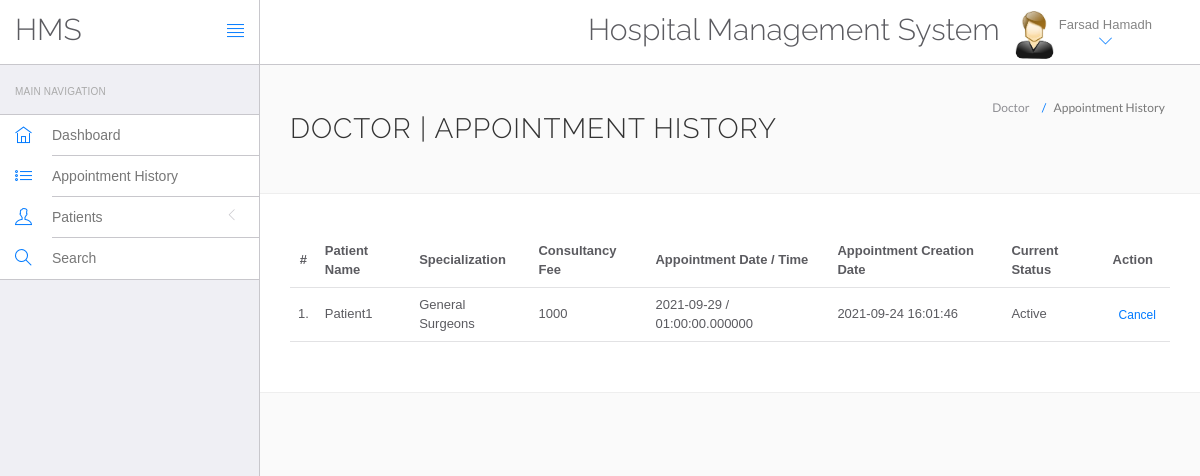
/WEB app development/System/Wintan Hospital Web Application/hms/doctor/appointment-history.php (signed in), run on the app's committed database.
### tables this page shows
CREATE TABLE `doctors` (
  `id` int(11) NOT NULL,
  `specilization` varchar(255) NOT NULL,
  `doctorName` varchar(255) NOT NULL,
  `address` longtext NOT NULL,
  `docFees` varchar(255) NOT NULL,
  `contactno` int(10) NOT NULL,
  `docEmail` varchar(255) NOT NULL,
  `password` varchar(255) NOT NULL,
  `creationDate` timestamp NOT NULL DEFAULT current_timestamp(),
  `updationDate` timestamp NOT NULL DEFAULT current_timestamp() ON UPDATE current_timestamp()
);

CREATE TABLE `appointment` (
  `id` int(11) NOT NULL,
  `doctorSpecialization` varchar(255) NOT NULL,
  `doctorId` int(11) NOT NULL,
  `userId` int(11) NOT NULL,
  `consultancyFees` int(11) NOT NULL,
  `appointmentDate` date NOT NULL,
  `appointmentTime` time(6) NOT NULL,
  `postingDate` timestamp NOT NULL DEFAULT current_timestamp(),
  `userStatus` int(11) NOT NULL,
  `doctorStatus` int(11) NOT NULL,
  `updationDate` timestamp NOT NULL DEFAULT current_timestamp() ON UPDATE current_timestamp()
);

CREATE TABLE `users` (
  `id` int(11) NOT NULL,
  `fullName` varchar(255) NOT NULL,
  `address` longtext NOT NULL,
  `city` varchar(255) NOT NULL,
  `gender` varchar(7) NOT NULL,
  `email` varchar(255) NOT NULL,
  `password` varchar(255) NOT NULL,
  `regDate` timestamp NOT NULL DEFAULT current_timestamp(),
  `updationDate` timestamp NOT NULL DEFAULT current_timestamp() ON UPDATE current_timestamp()
);

### WEB app development/System/Wintan Hospital Web Application/hms/doctor/appointment-history.php (the view, shortened to what this page needs)
<?php
include('include/config.php');
?>
<!DOCTYPE html>
<html lang="en">
	<head>
		<link rel="stylesheet" href="vendor/bootstrap/css/bootstrap.min.css">
		<link rel="stylesheet" href="vendor/fontawesome/css/font-awesome.min.css">
		<link rel="stylesheet" href="vendor/themify-icons/themify-icons.min.css">
		<link href="vendor/animate.css/animate.min.css" rel="stylesheet" media="screen">
		<link href="vendor/perfect-scrollbar/perfect-scrollbar.min.css" rel="stylesheet" media="screen">
		<link href="vendor/switchery/switchery.min.css" rel="stylesheet" media="screen">
		<link href="vendor/bootstrap-touchspin/jquery.bootstrap-touchspin.min.css" rel="stylesheet" media="screen">
		<link href="vendor/select2/select2.min.css" rel="stylesheet" media="screen">
		<link href="vendor/bootstrap-datepicker/bootstrap-datepicker3.standalone.min.css" rel="stylesheet" media="screen">
		<link href="vendor/bootstrap-timepicker/bootstrap-timepicker.min.css" rel="stylesheet" media="screen">
		<link rel="stylesheet" href="assets/css/styles.css">
		<link rel="stylesheet" href="assets/css/plugins.css">
		<link rel="stylesheet" href="assets/css/themes/theme-1.css" id="skin_color" />
	</head>
	<body>
		<div id="app">
<?php include('include/sidebar.php');?>
			<div class="app-content">
					<?php include('include/header.php');?>
				<div class="main-content" >
					<div class="wrap-content container" id="container">
						<section id="page-title">
							<div class="row">
								<div class="col-sm-8">
									<h1 class="mainTitle">Doctor  | Appointment History</h1>
																	</div>
								<ol class="breadcrumb">
									<li>
										<span>Doctor </span>
									</li>
									<li class="active">
										<span>Appointment History</span>
									</li>
								</ol>
							</div>
						</section>
						<div class="container-fluid container-fullw bg-white">
									<div class="row">
								<div class="col-md-12">
									<table class="table table-hover" id="sample-table-1">
										<thead>
											<tr>
												<th class="center">#</th>
												<th class="hidden-xs">Patient  Name</th>
												<th>Specialization</th>
												<th>Consultancy Fee</th>
												<th>Appointment Date / Time </th>
												<th>Appointment Creation Date  </th>
												<th>Current Status</th>
												<th>Action</th>
											</tr>
										</thead>
										<tbody>
<?php
$sql=mysqli_query($con,"select users.fullName as fname,appointment.*  from appointment join users on users.id=appointment.userId where appointment.doctorId='".$_SESSION['id']."'");
$cnt=1;
while($row=mysqli_fetch_array($sql))
{
?>
											<tr>
												<td class="center"><?php echo $cnt;?>.</td>
												<td class="hidden-xs"><?php echo $row['fname'];?></td>
												<td><?php echo $row['doctorSpecialization'];?></td>
												<td><?php echo $row['consultancyFees'];?></td>
												<td><?php echo $row['appointmentDate'];?> / <?php echo
												 $row['appointmentTime'];?>
												</td>
												<td><?php echo $row['postingDate'];?></td>
												<td>
<?php if(($row['userStatus']==1) && ($row['doctorStatus']==1))
{
	echo "Active";
}
												?></td>
												<td >
												<div class="visible-md visible-lg hidden-sm hidden-xs">
							<?php if(($row['userStatus']==1) && ($row['doctorStatus']==1))
{ ?>
	<a href="appointment-history.php?id=<?php echo $row['id']?>&cancel=update" onClick="return confirm('Are you sure you want to cancel this appointment ?')"class="btn btn-transparent btn-xs tooltips" title="Cancel Appointment" tooltip-placement="top" tooltip="Remove">Cancel</a>
	<?php } else {
		echo "Canceled";
		} ?>
												</div>
												</td>
											</tr>
											<?php
$cnt=$cnt+1;
											 }?>
										</tbody>
									</table>
								</div>
							</div>
								</div>
					</div>
				</div>
			</div>
		</div>
	</body>
</html>

### WEB app development/System/Wintan Hospital Web Application/hms/doctor/include/header.php (shortened to what this page needs)
<header class="navbar navbar-default navbar-static-top">
					<div class="navbar-header">
						<a class="navbar-brand" href="#">
							<h2 style="padding-top:20% ">HMS</h2>
						</a>
						<a href="#" class="sidebar-toggler pull-right visible-md visible-lg" data-toggle-class="app-sidebar-closed" data-toggle-target="#app">
							<i class="ti-align-justify"></i>
						</a>
					</div>
					<div class="navbar-collapse collapse">
						<ul class="nav navbar-right">
								<li  style="padding-top:2% ">
								<h2>Hospital Management System</h2>
							</li>
							<li class="dropdown current-user">
								<a href class="dropdown-toggle" data-toggle="dropdown">
									<img src="assets/images/images.jpg" > <span class="username">
									<?php $query=mysqli_query($con,"select doctorName from doctors where id='".$_SESSION['id']."'");
while($row=mysqli_fetch_array($query))
{
	echo $row['doctorName'];
}
									?> <i class="ti-angle-down"></i></i></span>
								</a>
							</li>
						</ul>
					</div>
				</header>

### WEB app development/System/Wintan Hospital Web Application/hms/doctor/assets/css/themes/theme-1.css (style rules this page uses)
body { background: #FAFAFA; }
header .navbar-header { background: #ffffff !important; border-right-color: #c8c7cc !important; border-bottom-color: #c8c7cc !important; }
header .navbar-header .sidebar-toggler, header .navbar-header .sidebar-mobile-toggler { color: #007aff !important; }
header .navbar-header .navbar-brand { color: #777 !important; }
header .navbar-collapse { background: #ffffff !important; border-bottom-color: #c8c7cc !important; box-shadow: none !important; }
header .navbar-collapse .navbar-right > li > a { color: #777; }
header .navbar-collapse .navbar-right > li > a i { color: #007aff !important; }

### data on the page
doctors: doctorName "Farsad Hamadh"
appointment: userId.fullName "Patient1", doctorSpecialization "General Surgeons", consultancyFees "1000", appointmentDate "2021-09-29", appointmentTime "01:00:00.000000", postingDate "2021-09-24 16:01:46", userStatus "Active"
